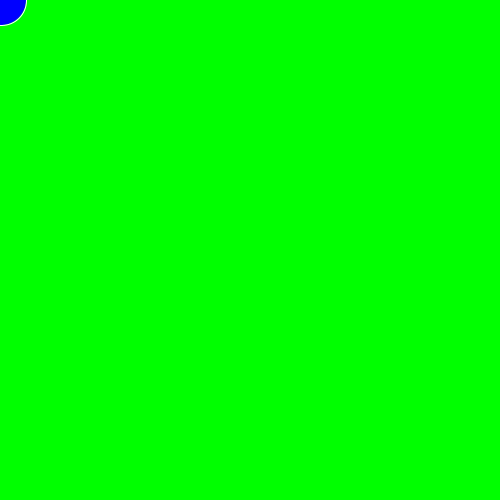
Frame 1 (no input)
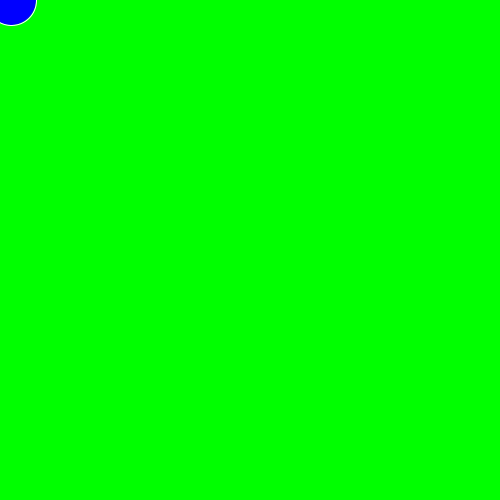
Frame 60 (the mouse pressed at the canvas centre just before this capture)
Frame 120 (the mouse held since frame 60 and released just before this capture): identical to frame 60, image omitted

The Processing sketch that drew these frames (run headless with seeded random() and noise(); from frame 60 on, the mouse is pressed at the canvas centre):

// Processing sketch: pong
// ── pong.pde
 int speed = 10;
  int ballx = 1;
  int bally = 0;
void draw(){
   background(0,255,0);
 
 fill(0,0,255);
 stroke(255,255,255);
 ellipse(ballx, bally,50,50);
     ballx = ballx + speed;
    // bally = bally + speed;
 if (ballx <= 0){
  speed = -speed;
 }
 if (ballx >= width){
 speed = -speed;
 }
if (bally <= 0){
  speed = -speed;
}
if (bally >= height){
speed = -speed;
}
}
void setup(){
 size(500,500);

  
}
